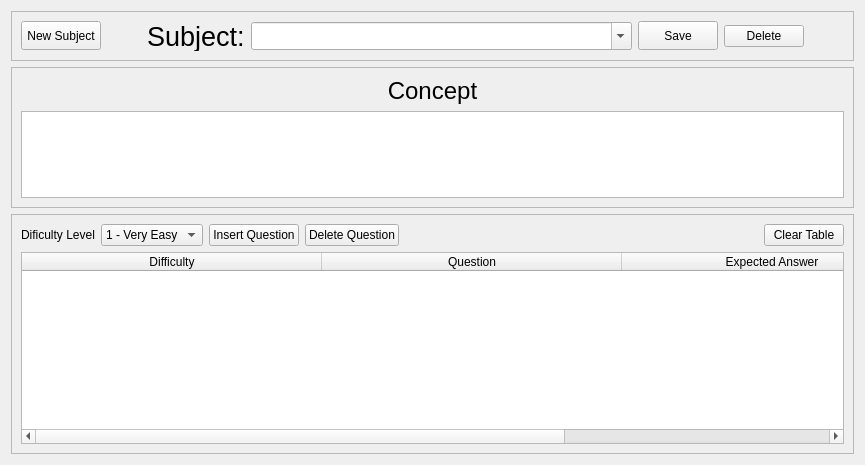
      <widget class="QWidget" name="tab_7">
       <attribute name="title">
        <string>Content</string>
       </attribute>
       <layout class="QGridLayout" name="gridLayout_12">
        <item row="0" column="0">
         <widget class="QFrame" name="frame_10">
          <property name="frameShape">
           <enum>QFrame::StyledPanel</enum>
          </property>
          <property name="frameShadow">
           <enum>QFrame::Raised</enum>
          </property>
          <layout class="QHBoxLayout" name="horizontalLayout_11">
           <item>
            <widget class="QPushButton" name="contenct_newSubj_button">
             <property name="maximumSize">
              <size>
               <width>119</width>
               <height>29</height>
              </size>
             </property>
             <property name="text">
              <string>New Subject</string>
             </property>
            </widget>
           </item>
           <item>
            <spacer name="horizontalSpacer_18">
             <property name="orientation">
              <enum>Qt::Horizontal</enum>
             </property>
             <property name="sizeHint" stdset="0">
              <size>
               <width>40</width>
               <height>20</height>
              </size>
             </property>
            </spacer>
           </item>
           <item>
            <widget class="QLabel" name="label_31">
             <property name="maximumSize">
              <size>
               <width>105</width>
               <height>30</height>
              </size>
             </property>
             <property name="font">
              <font>
               <family>Ubuntu</family>
               <pointsize>20</pointsize>
              </font>
             </property>
             <property name="text">
              <string>Subject:</string>
             </property>
             <property name="textFormat">
              <enum>Qt::AutoText</enum>
             </property>
            </widget>
           </item>
           <item>
            <widget class="QComboBox" name="content_subject_comboBox">
             <property name="minimumSize">
              <size>
               <width>381</width>
               <height>28</height>
              </size>
             </property>
             <property name="editable">
              <bool>true</bool>
             </property>
            </widget>
           </item>
           <item>
            <widget class="QPushButton" name="content_saveSub_button">
             <property name="enabled">
              <bool>true</bool>
             </property>
             <property name="maximumSize">
              <size>
               <width>115</width>
               <height>29</height>
              </size>
             </property>
             <property name="text">
              <string>Save</string>
             </property>
            </widget>
           </item>
           <item>
            <widget class="QPushButton" name="content_delete_button">
             <property name="text">
              <string>Delete</string>
             </property>
            </widget>
           </item>
           <item>
            <spacer name="horizontalSpacer_14">
             <property name="orientation">
              <enum>Qt::Horizontal</enum>
             </property>
             <property name="sizeHint" stdset="0">
              <size>
               <width>40</width>
               <height>20</height>
              </size>
             </property>
            </spacer>
           </item>
          </layout>
         </widget>
        </item>
        <item row="1" column="0">
         <widget class="QFrame" name="frame_9">
          <property name="maximumSize">
           <size>
            <width>1329</width>
            <height>141</height>
           </size>
          </property>
          <property name="frameShape">
           <enum>QFrame::StyledPanel</enum>
          </property>
          <property name="frameShadow">
           <enum>QFrame::Raised</enum>
          </property>
          <layout class="QGridLayout" name="gridLayout_11">
           <item row="0" column="1">
            <widget class="QLabel" name="label_32">
             <property name="font">
              <font>
               <family>Ubuntu</family>
               <pointsize>18</pointsize>
              </font>
             </property>
             <property name="text">
              <string>Concept</string>
             </property>
             <property name="alignment">
              <set>Qt::AlignCenter</set>
             </property>
            </widget>
           </item>
           <item row="1" column="0" colspan="3">
            <widget class="QTextEdit" name="content_concept"/>
           </item>
          </layout>
         </widget>
        </item>
        <item row="2" column="0">
         <widget class="QFrame" name="frame_8">
          <property name="frameShape">
           <enum>QFrame::StyledPanel</enum>
          </property>
          <property name="frameShadow">
           <enum>QFrame::Raised</enum>
          </property>
          <layout class="QGridLayout" name="gridLayout_7">
           <item row="0" column="4">
            <spacer name="horizontalSpacer_4">
             <property name="orientation">
              <enum>Qt::Horizontal</enum>
             </property>
             <property name="sizeHint" stdset="0">
              <size>
               <width>40</width>
               <height>20</height>
              </size>
             </property>
            </spacer>
           </item>
           <item row="0" column="0">
            <widget class="QLabel" name="label_30">
             <property name="text">
              <string>Dificulty Level</string>
             </property>
            </widget>
           </item>
           <item row="0" column="2">
            <widget class="QPushButton" name="content_insert_question_button">
             <property name="text">
              <string>Insert Question</string>
             </property>
            </widget>
           </item>
           <item row="0" column="5">
            <widget class="QPushButton" name="contenct_clear_questions_button">
             <property name="text">
              <string>Clear Table</string>
             </property>
            </widget>
           </item>
           <item row="0" column="1">
            <widget class="QComboBox" name="content_dif_comboBox">
             <property name="currentIndex">
              <number>0</number>
             </property>
             <item>
              <property name="text">
               <string>1 - Very Easy</string>
              </property>
             </item>
             <item>
              <property name="text">
               <string>2 - Easy</string>
              </property>
             </item>
             <item>
              <property name="text">
               <string>3 - Medium</string>
              </property>
             </item>
             <item>
              <property name="text">
               <string>4 - Hard</string>
              </property>
             </item>
             <item>
              <property name="text">
               <string>5 - Very Hard</string>
              </property>
             </item>
            </widget>
           </item>
           <item row="0" column="3">
            <widget class="QPushButton" name="content_delete_question_button">
             <property name="text">
              <string>Delete Question</string>
             </property>
            </widget>
           </item>
           <item row="1" column="0" colspan="6">
            <widget class="QTableWidget" name="content_questions_table">
             <property name="gridStyle">
              <enum>Qt::SolidLine</enum>
             </property>
             <property name="sortingEnabled">
              <bool>true</bool>
             </property>
             <attribute name="horizontalHeaderCascadingSectionResizes">
              <bool>true</bool>
             </attribute>
             <attribute name="horizontalHeaderDefaultSectionSize">
              <number>300</number>
             </attribute>
             <attribute name="horizontalHeaderHighlightSections">
              <bool>true</bool>
             </attribute>
             <attribute name="horizontalHeaderMinimumSectionSize">
              <number>1</number>
             </attribute>
             <attribute name="horizontalHeaderShowSortIndicator" stdset="0">
              <bool>true</bool>
             </attribute>
             <attribute name="horizontalHeaderStretchLastSection">
              <bool>true</bool>
             </attribute>
             <attribute name="verticalHeaderVisible">
              <bool>false</bool>
             </attribute>
             <attribute name="verticalHeaderCascadingSectionResizes">
              <bool>true</bool>
             </attribute>
             <attribute name="verticalHeaderDefaultSectionSize">
              <number>20</number>
             </attribute>
             <attribute name="verticalHeaderHighlightSections">
              <bool>true</bool>
             </attribute>
             <attribute name="verticalHeaderMinimumSectionSize">
              <number>1</number>
             </attribute>
             <column>
              <property name="text">
               <string>Difficulty</string>
              </property>
             </column>
             <column>
              <property name="text">
               <string>Question</string>
              </property>
             </column>
             <column>
              <property name="text">
               <string>Expected Answer</string>
              </property>
             </column>
            </widget>
           </item>
          </layout>
         </widget>
        </item>
       </layout>
      </widget>
